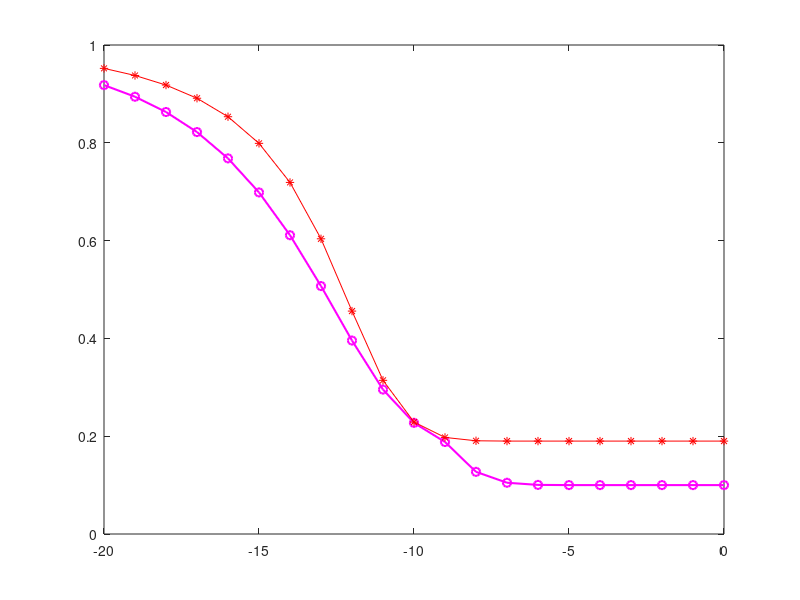

This chart was generated by the following MATLAB code: (Note: this script raises an error after producing the figure.)
% clc;
clear all;
Pf = 0.1;
SNR_dB= -20:1:0; % SNR in dB
N=1000; 
noise_pow = 1;

m = 0.1:0.01:4;

% average mean and variance for the past L samples
M = 5;
L = 5;

%ROC curves using analytical expressions

for j = 1:length(SNR_dB) 
    gam=power(10,SNR_dB(j)/10); % SNR ratio
    %mean and variance of the pth summing detector
    for i = 1:length(m)
        p = m(i);
        mu_avg = ((M/L)*(1+gam)*noise_pow)+ (((L-M)/L)*noise_pow);
        sig_avg = ((M/(L^2))* (2/N)*(((1+gam)^2)*(noise_pow^2))+(((L-M)/(L^2))*(2/N)*(noise_pow^2)));
        mu0 = (2^(p/2))*gamma((p+1)/2)/sqrt(pi);
        var0 = (2^p)*(gamma((2*p+1)/2)-((gamma((p+1)/2)^2)/sqrt(pi)))/sqrt(pi);
        mu1 = (2^(p/2))*((1+gam)^(p/2))*gamma((p+1)/2)/sqrt(pi);
        var1 = (2^p)*((1+gam)^(p))*(gamma((2*p+1)/2)-((gamma((p+1)/2)^2)/sqrt(pi)))/sqrt(pi);
        lamda = (qfuncinv(Pf)*(sqrt(var0)/sqrt(N)))+mu0;
        Pd(i) = qfunc(sqrt(N)*(lamda-mu1)/sqrt(var1));
        Pfaied(i) = Pf+(Pf*((1-Pf)*qfunc(((lamda)-mu_avg)/sqrt(sig_avg))));
        Pdied(i) = Pd(i)+(Pd(i)*((1-Pd(i))*qfunc(((lamda)-mu_avg)/sqrt(sig_avg))));
    end
    Pe = Pfaied+(1-Pdied);
    [val pos] = min(Pe);
    opt_m(j)=m(pos);
    Pe_min(j)=val;
%     [val pos] = max(Pdied);
%     opt_m(j)=m(pos);
%     Pd_max(j)=val;
end

plot(SNR_dB,Pe_min,'-om','linewidth',1.5);
hold on;

for i = 1:length(SNR_dB) 
       gam=power(10,SNR_dB(i)/10); % SNR ratio
    %mean and variance of the pth summing detector
        p = 2;
        mu_avg = ((M/L)*(1+gam)*noise_pow)+ (((L-M)/L)*noise_pow);
        sig_avg = ((M/(L^2))* (2/N)*(((1+gam)^2)*(noise_pow^2))+(((L-M)/(L^2))*(2/N)*(noise_pow^2)));
        mu0 = (2^(p/2))*gamma((p+1)/2)/sqrt(pi);
        var0 = (2^p)*(gamma((2*p+1)/2)-((gamma((p+1)/2)^2)/sqrt(pi)))/sqrt(pi);
        mu1 = (2^(p/2))*((1+gam)^(p/2))*gamma((p+1)/2)/sqrt(pi);
        var1 = (2^p)*((1+gam)^(p))*(gamma((2*p+1)/2)-((gamma((p+1)/2)^2)/sqrt(pi)))/sqrt(pi);
        lamda = (qfuncinv(Pf)*(sqrt(var0)/sqrt(N)))+mu0;
        Pd1(i) = qfunc(sqrt(N)*(lamda-mu1)/sqrt(var1));
        Pfaied1(i) = Pf+(Pf*((1-Pf)*qfunc(((lamda)-mu_avg)/sqrt(sig_avg))));
        Pdied1(i) = Pd1(i)+(Pd1(i)*((1-Pd1(i))*qfunc(((lamda)-mu_avg)/sqrt(sig_avg))));
        Pe1 = Pfaied1+(1-Pdied1);
        
%        [val pos] = max(Pdied);
%     opt_m(j)=m(pos);
%     Pd_max(j)=val;
end
plot(SNR_dB,Pe1,'-*r')
hold on
plot(SNR_dB,Pec,'--b');
xlabel('SNR (dB)');
ylabel('Probability of error');
legend('proposed','IED','TED')